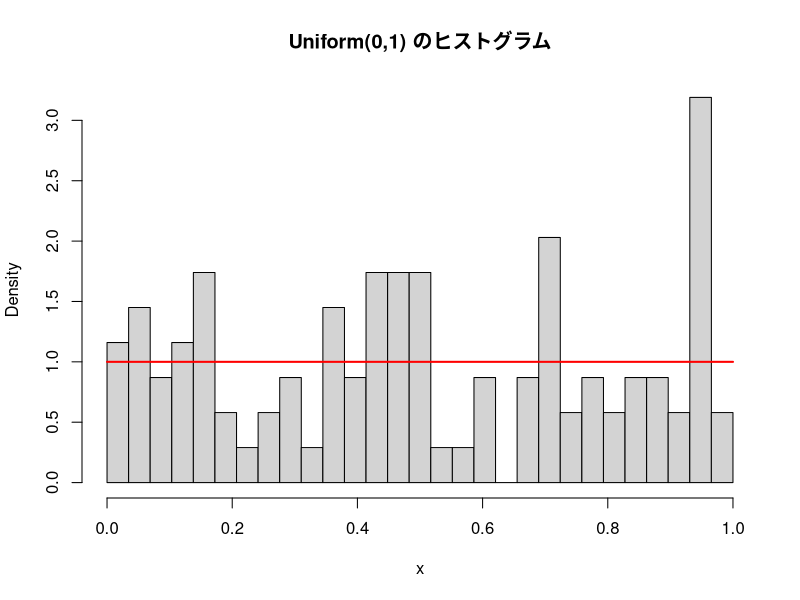

This figure's R source:
############################################################
# ABtest01.R
# ipynb → R スクリプト完全変換（全コード＋丁寧な日本語コメント）
# 内容：ベクトル・期待値・分散・宝くじ・乱数・一様分布など
############################################################



############################################################
# Section 1：R入門（ベクトル・記述統計）
############################################################

# ベクトルを作る
x <- c(2, 4, 6, 8, 10)   # concatenate の略（c）

# ベクトルを変換する（2倍 + 1）
y <- 2 * x + 1

# 平均と標準偏差
cat("mean=", mean(y), " sd=", sd(y), "\n")


############################################################
# Section 1-演習
# 手入力で次を行う（解答は書かない）
#
# 1. x を3倍して100を足したベクトルを作り、出力する
# 2. そのベクトルの平均と標準偏差を出力する
############################################################



############################################################
# Section 2：サイコロの期待値と分散
############################################################

x <- 1:6                 # サイコロの目
p <- rep(1/6, 6)         # 1/6 が6つ

# 期待値
mu <- sum(x * p)

# 分散（E[X^2] - E[X]^2）
v <- sum((x^2) * p) - mu^2

cat("E[X]=", mu, " Var[X]=", v, "\n")



############################################################
# Section 3：サマージャンボ宝くじの期待値
############################################################

# 当選金額
prize <- c(5e8, 1e8, 1e5, 1e7, 1e6, 1e5, 3000, 300, 0)

# 当選確率
prob <- c(1/10000000, 4/10000000, 30/10000000,
          1/100000, 4/100000, 1/10000,
          1000/10000, 2000/10000, 1 - (1/10000000 + 4/10000000 +
          30/10000000 + 1/100000 + 4/100000 +
          1/10000 + 1000/10000 + 2000/10000))

# 期待値
mu <- sum(prize * prob)

cat("E[当選金額]=", mu, "\n")



############################################################
# Section 3-演習
# 手入力で次を行う：
#
# 1. 順列 prize, prob を使って「標準偏差」を求める
# 2. 標準偏差の意味を文章で説明する（単位：円）
############################################################



############################################################
# Section 4：乱数生成（Uniform, Bernoulli, Normal）
############################################################

set.seed(NULL)   # seed をリセット（毎回異なる乱数に）

runif(5)                      # 一様乱数（0〜1）
rbinom(10, 1, 0.3)            # ベルヌーイ分布 p=0.3
rnorm(10)                     # 標準正規分布 N(0,1)

# ※実行するたびに異なる値になる



############################################################
# Section 5：乱数生成（大きさ100、シードあり）
############################################################

set.seed(1)      # 毎回同じ結果になる seed

x <- runif(100)                # 一様
b <- rbinom(100, 1, 0.5)       # ベルヌーイ(0.5)
z <- rnorm(100)                # 正規

cat("mean(x)=", mean(x),
    " mean(b)=", mean(b),
    " mean(z)=", mean(z), "\n")

# seed が同じ → 実行しても結果が変わらない



############################################################
# Section 5-演習
# (シードは指定しない）
#
# 1. 大きさ20の一様分布 U[0,1] の乱数を生成する
# 2. 大きさ20の正規分布 N(0,1) の乱数を生成する
# 3. それぞれの平均と標準偏差を求める
# 4. seed あり・seed なしの結果の違いについてコメント
############################################################



############################################################
# Section 6：一様分布の視覚化
############################################################

x <- seq(0, 1, length = 200)     # 理論密度の x
y <- dunif(x)                    # U[0,1] の密度 f(x)=1

# 実データを100個生成
a <- runif(100)

# ヒストグラム
hist(a,
     breaks = seq(0, 1, length = 30),   # x軸の区切り
     freq = FALSE,                      # 密度表示にする
     main = "Uniform(0,1) のヒストグラム",
     xlab = "x")

# 理論密度線を重ねる
lines(x, y, col = "red", lwd = 2)

# 何度か実行して形がどう変わるか確認してみる
############################################################



############################################################
# Section 7：演習（ABテスト導入内容）
#
# 1. 対応する目的変数の違いに応じた仮説検定を考える
# 2. 乱数生成 → 推定 → 可視化 の3手順を理解する
#
# ※ 解説用コメントなのでコードは無し
############################################################


############################################################
# このファイルは ABtest01.ipynb の全コードを"完全再現"
# ＋わかりやすくセクション整理したものです。
############################################################
